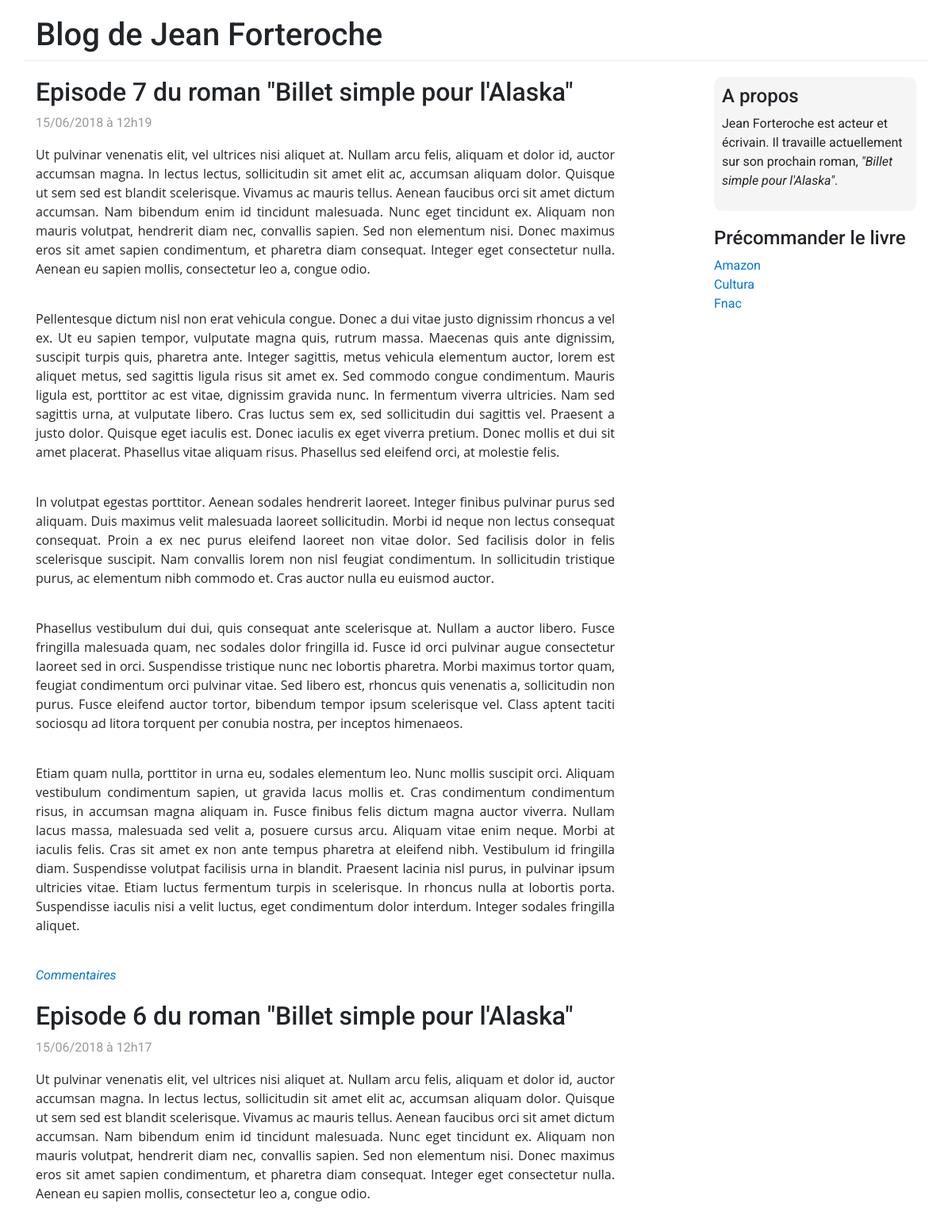
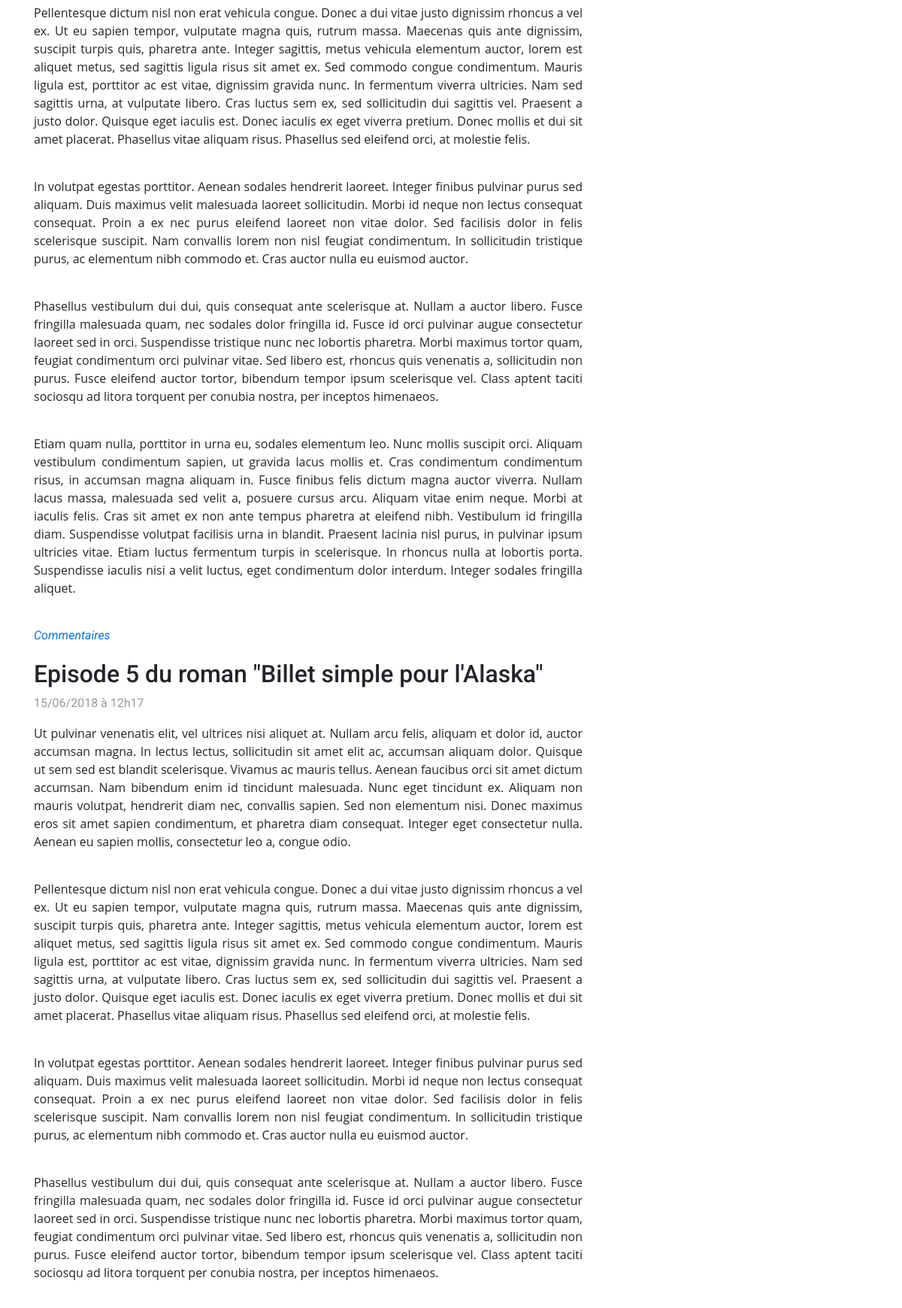
The page / (upper part) on the database its author committed (2 pictures, top to bottom).
### tables this page shows
CREATE TABLE `posts` (
  `id` int(11) NOT NULL,
  `title` varchar(255) NOT NULL,
  `content` text NOT NULL,
  `creation_date` datetime NOT NULL
);

### controller/PostFrontController.php (called while the page is built, shortened)
<?php
require_once('BaseController.php');
class PostFrontController extends BaseController
{
    public function listAction()
    {
        $viewData = $this->initViewData();
        $viewData['displayCommentsLink'] = true;
        $totalItems = $this->getContainer()->getPostManager()->getTotalPosts();
        $pagination = $this->handlePagination($totalItems);
        $pagination['url'] = 'index.php?controller=post&action=list';
        $viewData['pagination'] = $pagination;
        $viewData['postsList'] = $this->getContainer()->getPostManager()->getPostsList($pagination['start'], $pagination['itemsPerPage']);
        require_once('view/front/postListView.php');
    }
}

### model/Router.php (called while the page is built, shortened)
<?php
class Router
{
    protected $config;
    public function getConfig()
    {
        return $this->config;
    }
    public function setConfig(array $config)
    {
        $this->config = $config;
    }
    public function executeAction($controllerParam, $actionParam, $envParam)
    {
        $controller = new $controllerName();
        $actionName = $actionParam.'Action';
        require_once(__DIR__.'/../model/Container.php');
        $container = new Container($this->getConfig());
        $controller->setContainer($container);
        $controller->$actionName();
    }
}

### index.php (called while the page is built)
<?php
require_once('config.php');
require_once('model/Router.php');
$router = new \OpenClassrooms\Blog\Model\Router($config);
try {
    $router->executeAction(
        isset($_REQUEST['controller']) ? $_REQUEST['controller'] : 'post',
        isset($_REQUEST['action']) ? $_REQUEST['action'] : 'list',
        'front'
    );
} catch(Exception $e) {
    $viewData['error'] = $e->getMessage();
    require('view/errorView.php');
}

### controller/BaseController.php (called while the page is built, shortened)
<?php
require_once(__DIR__.'/../model/Container.php');
abstract class BaseController
{
    protected $container;
    public function getContainer()
    {
        return $this->container;
    }
    public function setContainer(\OpenClassrooms\Blog\Model\Container $container)
    {
        $this->container = $container;
    }
    public function initViewData()
    {
        $viewData = [];
        $viewData['title'] = $this->getContainer()->getConfig()['title'];
        return $viewData;
    }
    public function handlePagination($totalItems)
    {
        $pagination = [];
        if (isset($_GET['page']) && !empty($_GET['page'])){
            $pagination['currentPage'] = $_GET['page'];
        } else {
            $pagination['currentPage'] = 1;
        }
        $pagination['itemsPerPage'] = $this->getContainer()->getConfig()['itemsPerPage'];
        $pagination['start'] = ($pagination['currentPage'] * $pagination['itemsPerPage']) - $pagination['itemsPerPage'];
        $pagination['totalItems'] = $totalItems;
        $pagination['endPage'] = ceil($pagination['totalItems'] / $pagination['itemsPerPage']);
        $pagination['startPage'] = 1;
        $pagination['nextPage'] = $pagination['currentPage'] + 1;
        $pagination['previousPage'] = $pagination['currentPage'] - 1;
        return $pagination;
    }
}

### model/Container.php (called while the page is built, shortened)
<?php
class Container
{
    protected $config;
    public function getConfig()
    {
        return $this->config;
    }
    public function setConfig(array $config)
    {
        $this->config = $config;
    }
    protected function getDatabaseHandler()
    {
        static $instance;
        if (!isset($instance)) {
            $instance = new \PDO(
                $this->config['database']['dsn'],
                $this->config['database']['username'],
                $this->config['database']['username']
            );
        }
        return $instance;
    }
    public function getPostManager()
    {
        static $instance;
        if (!isset($instance)) {
            include_once('PostManager.php');
            $instance = new \OpenClassrooms\Blog\Model\PostManager($this->getDatabaseHandler());
        }
        return $instance;
    }
}

### model/Manager.php (called while the page is built, shortened)
<?php
abstract class Manager
{
    protected $databaseHandler;
    public function getDatabaseHandler()
    {
        return $this->databaseHandler;
    }
    public function setDatabaseHandler(\PDO $databaseHandler)
    {
        $this->databaseHandler = $databaseHandler;
    }
}

### model/PostManager.php (called while the page is built, shortened)
<?php
require_once('Manager.php');
require_once('Post.php');
class PostManager extends Manager
{
    public function getPostsList($offset=0, $limit=10)
    {
        $request = $this->getDatabaseHandler()->prepare('SELECT id, title, content, DATE_FORMAT(creation_date, \'%d/%m/%Y à %Hh%i\') AS creation_date_fr FROM posts ORDER BY creation_date DESC LIMIT :offset, :limit');
        $request->bindValue(':offset', $offset, \PDO::PARAM_INT);
        $request->bindValue(':limit', $limit, \PDO::PARAM_INT);
        $request->execute();
        $resultsList = $request->fetchAll();
        $postsList = [];
        foreach ($resultsList as $result) {
            $post = new Post();
            $post->setId($result['id']);
            $post->setTitle($result['title']);
            $post->setContent($result['content']);
            $post->setCreationDate($result['creation_date_fr']);
            $postsList[] = $post;
        }
        return $postsList;
    }
    public function getTotalPosts()
    {
        $result = $this->getDatabaseHandler()->query('SELECT COUNT(*) AS total FROM posts')->fetch();
        return (isset($result['total'])) ? (int) $result['total'] : 0;
    }
}

### model/Post.php (called while the page is built, shortened)
<?php
class Post
{
    private $id;
    private $title;
    private $content;
    private $creationDate;
    public function getId()
    {
        return $this->id;
    }
    public function setId($id)
    {
        $this->id = $id;
    }
    public function getTitle()
    {
        return $this->title;
    }
    public function setTitle($title)
    {
        $this->title = $title;
    }
    public function getContent()
    {
        return $this->content;
    }
    public function setContent($content)
    {
        $this->content = $content;
    }
    public function getCreationDate()
    {
        return $this->creationDate;
    }
    public function setCreationDate($creationDate)
    {
        $this->creationDate = $creationDate;
    }
}

### view/front/_postView.php (the view)
<article class="blog-post">
    <h2 class="blog-post-title"><?php echo htmlspecialchars($viewData['post']->getTitle()); ?></h2>
    <p class="blog-post-meta"><?php echo $viewData['post']->getCreationDate(); ?></em></p>
    <p>
        <?php
            echo nl2br($viewData['post']->getContent());
        ?>
        <?php if (isset($viewData['displayCommentsLink']) && $viewData['displayCommentsLink'] === true): ?>
            <br />
            <em><a href="index.php?controller=post&amp;action=show&amp;postId=<?php echo $viewData['post']->getId(); ?>">Commentaires</a></em>
        <?php endif; ?>
    </p>
</article>

### view/front/postListView.php (shortened to what this page needs)
<?php
foreach ($viewData['postsList'] as $viewData['post']) {
    require('_postView.php');
}
?>
<?php require(__DIR__.'/../template.php'); ?>

### public/css/style.css (style rules this page uses)
body { font-family: 'Roboto', sans-serif; }
a, a:visited, a:hover, a:focus, a:active { color: #0275d8; text-decoration: none; }
.blog-post { margin-bottom: 20px; }
.blog-post-meta { color: #999; }

### rows shown on the page
posts: title "Episode 7 du roman \"Billet simple pour l'Alaska\"", CreationDate "15/06/2018 à 12h19", content "Ut pulvinar venenatis elit, vel ultrices nisi aliquet at. Nullam arcu felis, aliquam et dolor id, auctor accumsan magna. In lectus lectus, sollicitudin sit amet elit ac, accumsan aliquam dolor. Quisque ut sem sed est blandit scelerisque. Vivamus ac mauris tellus. Aenean faucibus orci sit amet dictum accumsan. Nam bibendum enim id tincidunt malesuada. Nunc eget tincidunt ex. Aliquam non mauris volutpat, hendrerit diam nec, convallis sapien. Sed non elementum nisi. Donec maximus eros sit amet sapien condimentum, et pharetra diam consequat. Integer eget consectetur nulla. Aenean eu sapien mollis, consectetur leo a, congue odio. Pellentesque dictum nisl non erat vehicula congue. Donec a dui…"
posts: title "Episode 6 du roman \"Billet simple pour l'Alaska\"", CreationDate "15/06/2018 à 12h17", content "Ut pulvinar venenatis elit, vel ultrices nisi aliquet at. Nullam arcu felis, aliquam et dolor id, auctor accumsan magna. In lectus lectus, sollicitudin sit amet elit ac, accumsan aliquam dolor. Quisque ut sem sed est blandit scelerisque. Vivamus ac mauris tellus. Aenean faucibus orci sit amet dictum accumsan. Nam bibendum enim id tincidunt malesuada. Nunc eget tincidunt ex. Aliquam non mauris volutpat, hendrerit diam nec, convallis sapien. Sed non elementum nisi. Donec maximus eros sit amet sapien condimentum, et pharetra diam consequat. Integer eget consectetur nulla. Aenean eu sapien mollis, consectetur leo a, congue odio. Pellentesque dictum nisl non erat vehicula congue. Donec a dui…"
posts: title "Episode 5 du roman \"Billet simple pour l'Alaska\"", CreationDate "15/06/2018 à 12h17", content "Ut pulvinar venenatis elit, vel ultrices nisi aliquet at. Nullam arcu felis, aliquam et dolor id, auctor accumsan magna. In lectus lectus, sollicitudin sit amet elit ac, accumsan aliquam dolor. Quisque ut sem sed est blandit scelerisque. Vivamus ac mauris tellus. Aenean faucibus orci sit amet dictum accumsan. Nam bibendum enim id tincidunt malesuada. Nunc eget tincidunt ex. Aliquam non mauris volutpat, hendrerit diam nec, convallis sapien. Sed non elementum nisi. Donec maximus eros sit amet sapien condimentum, et pharetra diam consequat. Integer eget consectetur nulla. Aenean eu sapien mollis, consectetur leo a, congue odio. Pellentesque dictum nisl non erat vehicula congue. Donec a dui…"

### other values the page prints
$viewData['title'] "Blog de Jean Forteroche"
